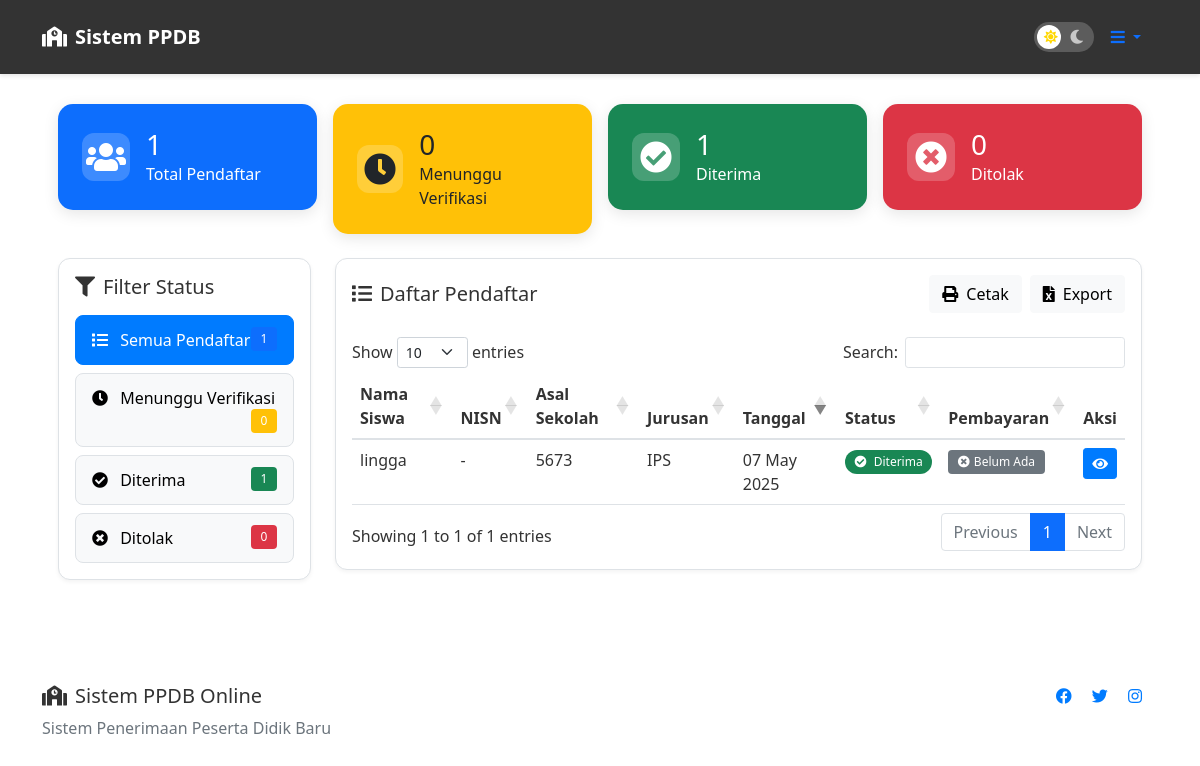
The page /dashboard (signed in) on the database as committed earlier.
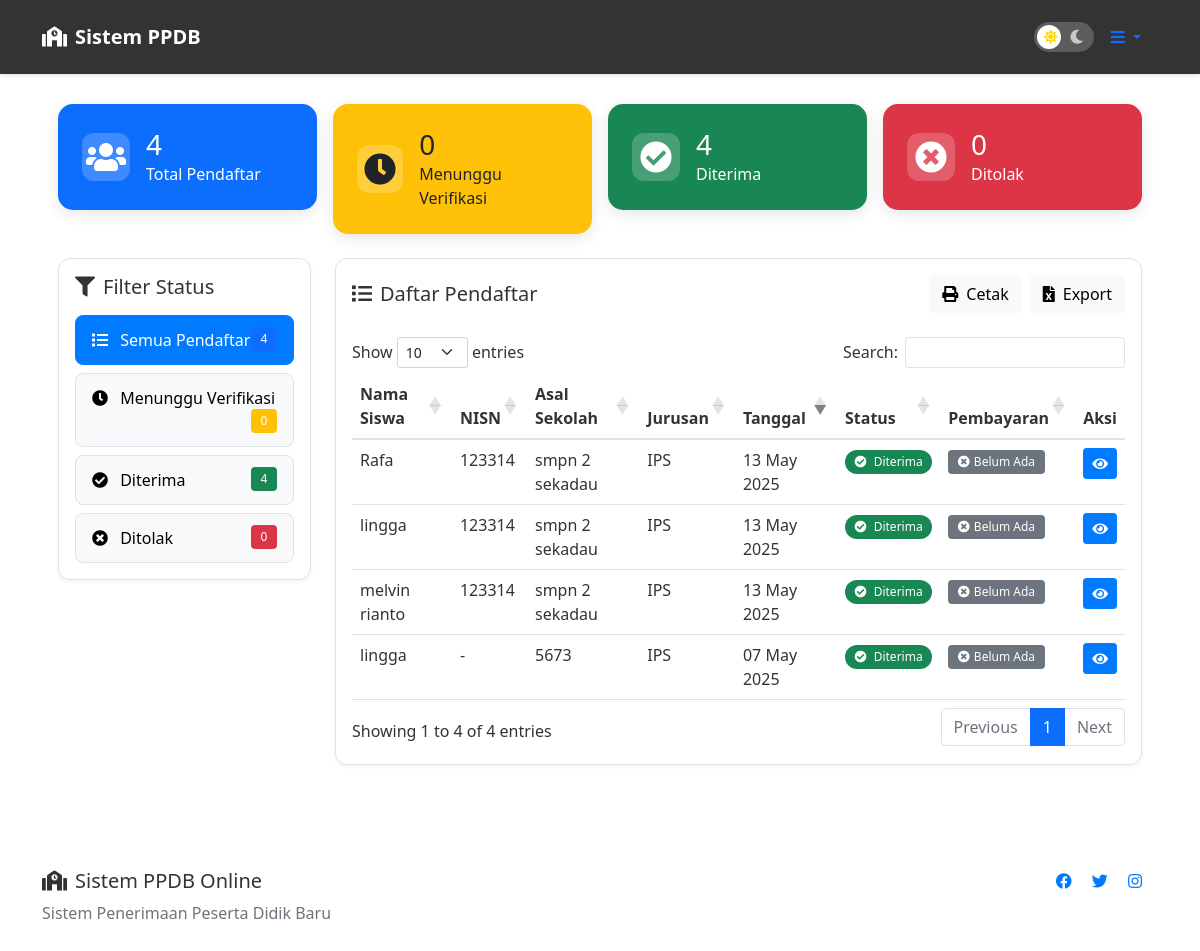
The same page on the database as committed later.
### app/models.py (models this page shows, shortened)
class Form(db.Model):
    id = db.Column(db.Integer, primary_key=True)
    user_id = db.Column(db.Integer, db.ForeignKey('user.id'), nullable=False)
    form_data = db.Column(db.Text, nullable=False)
    status = db.Column(db.String(20), default='pending')
    timestamp = db.Column(db.DateTime, default=datetime.utcnow)
    akta_kelahiran = db.Column(db.String(255))
    kartu_keluarga = db.Column(db.String(255))
    ijazah_smp = db.Column(db.String(255))
    foto_siswa = db.Column(db.String(255))
    ktp_ortu = db.Column(db.String(255))
    nisn_doc = db.Column(db.String(255))
    nilai_rapor = db.Column(db.String(255))
    sertifikat_prestasi = db.Column(db.String(255))
    gender = db.Column(db.String(10))
    jurusan = db.Column(db.String(20))
    payment_proof = db.Column(db.String(255))  # Untuk menyimpan bukti pembayaran
    payment_status = db.Column(db.String(20), default='unpaid')  # unpaid/paid/confirmed
    @property
    def parsed_form_data(self):
        try:
            if isinstance(self.form_data, str):
                return json.loads(self.form_data)
            return self.form_data
        except:
            return {}

class User(UserMixin, db.Model):
    id = db.Column(db.Integer, primary_key=True)
    username = db.Column(db.String(80), unique=True, nullable=False)
    password = db.Column(db.String(120), nullable=False)
    name = db.Column(db.String(100), nullable=False)
    role = db.Column(db.String(10), default='user')
    forms = db.relationship('Form', backref='user', lazy=True)

### app/routes/main.py (the view, shortened to what this page needs)
@main.route('/dashboard')
@login_required
def dashboard():
    if current_user.role == 'admin':
        forms = Form.query.all()
        return render_template('dashboard_admin.html', forms=forms)

### app/templates/dashboard_admin.html (shortened to what this page needs)
{% extends "base.html" %}
{% block content %}
<div class="dashboard-container">
    <div class="stats-header mb-4">
        <div class="row g-3">
            <div class="col-sm-6 col-xl-3">
                <div class="stat-card bg-primary text-white">
                    <div class="d-flex align-items-center">
                        <div class="stat-icon">
                            <i class="fas fa-users fa-2x"></i>
                        </div>
                        <div class="stat-content ms-3">
                            <h3 class="mb-0">{{ forms|length }}</h3>
                            <p class="mb-0">Total Pendaftar</p>
                        </div>
                    </div>
                </div>
            </div>
            <div class="col-sm-6 col-xl-3">
                <div class="stat-card bg-warning text-dark">
                    <div class="d-flex align-items-center">
                        <div class="stat-icon">
                            <i class="fas fa-clock fa-2x"></i>
                        </div>
                        <div class="stat-content ms-3">
                            <h3 class="mb-0">{{ forms|selectattr('status', 'equalto', 'pending')|list|length }}</h3>
                            <p class="mb-0">Menunggu Verifikasi</p>
                        </div>
                    </div>
                </div>
            </div>
            <div class="col-sm-6 col-xl-3">
                <div class="stat-card bg-success text-white">
                    <div class="d-flex align-items-center">
                        <div class="stat-icon">
                            <i class="fas fa-check-circle fa-2x"></i>
                        </div>
                        <div class="stat-content ms-3">
                            <h3 class="mb-0">{{ forms|selectattr('status', 'equalto', 'accepted')|list|length }}</h3>
                            <p class="mb-0">Diterima</p>
                        </div>
                    </div>
                </div>
            </div>
            <div class="col-sm-6 col-xl-3">
                <div class="stat-card bg-danger text-white">
                    <div class="d-flex align-items-center">
                        <div class="stat-icon">
                            <i class="fas fa-times-circle fa-2x"></i>
                        </div>
                        <div class="stat-content ms-3">
                            <h3 class="mb-0">{{ forms|selectattr('status', 'equalto', 'rejected')|list|length }}</h3>
                            <p class="mb-0">Ditolak</p>
                        </div>
                    </div>
                </div>
            </div>
        </div>
    </div>
    <div class="row g-4">
        <div class="col-md-3">
            <div class="card">
                <div class="card-body">
                    <h5 class="card-title mb-3">
                        <i class="fas fa-filter me-2"></i>Filter Status
                    </h5>
                    <div class="filter-list d-flex flex-column gap-2">
                        <button class="filter-item btn btn-light w-100 text-start active" data-filter="all">
                            <i class="fas fa-list me-2"></i>
                            <span>Semua Pendaftar</span>
                            <span class="badge bg-primary float-end">{{ forms|length }}</span>
                        </button>
                        <button class="filter-item btn btn-light w-100 text-start" data-filter="Menunggu">
                            <i class="fas fa-clock me-2"></i>
                            <span>Menunggu Verifikasi</span>
                            <span class="badge bg-warning float-end">{{ forms|selectattr('status', 'equalto', 'pending')|list|length }}</span>
                        </button>
                        <button class="filter-item btn btn-light w-100 text-start" data-filter="Diterima">
                            <i class="fas fa-check-circle me-2"></i>
                            <span>Diterima</span>
                            <span class="badge bg-success float-end">{{ forms|selectattr('status', 'equalto', 'accepted')|list|length }}</span>
                        </button>
                        <button class="filter-item btn btn-light w-100 text-start" data-filter="Ditolak">
                            <i class="fas fa-times-circle me-2"></i>
                            <span>Ditolak</span>
                            <span class="badge bg-danger float-end">{{ forms|selectattr('status', 'equalto', 'rejected')|list|length }}</span>
                        </button>
                    </div>
                </div>
            </div>
        </div>
        <div class="col-md-9">
            <div class="card">
                <div class="card-body">
                    <div class="d-flex justify-content-between align-items-center mb-4">
                        <h5 class="card-title mb-0">
                            <i class="fas fa-list me-2"></i>Daftar Pendaftar
                        </h5>
                        <div class="d-flex gap-2">
                            <button class="btn btn-light" onclick="window.print()">
                                <i class="fas fa-print me-2"></i>Cetak
                            </button>
                            <button class="btn btn-light" onclick="exportToExcel()">
                                <i class="fas fa-file-excel me-2"></i>Export
                            </button>
                        </div>
                    </div>
                    <div class="table-responsive">
                        <table id="applicationsTable" class="table table-hover">
                            <thead>
                                <tr>
                                    <th>Nama Siswa</th>
                                    <th>NISN</th>
                                    <th>Asal Sekolah</th>
                                    <th>Jurusan</th>
                                    <th>Tanggal</th>
                                    <th>Status</th>
                                    <th>Pembayaran</th>
                                    <th>Aksi</th>
                                </tr>
                            </thead>
                            <tbody>
                                {% for form in forms %}
                                <tr>
                                    <td>{{ form.user.name }}</td>
                                    <td>{{ form.parsed_form_data.get('nisn', '-') }}</td>
                                    <td>{{ form.parsed_form_data.get('previous_school', '-') }}</td>
                                    <td>{{ "IPA" if form.parsed_form_data.get('jurusan') == 'ipa' else "IPS" }}</td>
                                    <td>{{ form.timestamp.strftime('%d %b %Y') }}</td>
                                    <td>
                                        <span class="badge rounded-pill bg-{{
                                            'warning' if form.status == 'pending'
                                            else 'success' if form.status == 'accepted'
                                            else 'danger'
                                        }}">
                                            <i class="fas fa-{{
                                                'clock' if form.status == 'pending'
                                                else 'check-circle' if form.status == 'accepted'
                                                else 'times-circle'
                                            }} me-1"></i>
                                            {{
                                                'Menunggu' if form.status == 'pending'
                                                else 'Diterima' if form.status == 'accepted'
                                                else 'Ditolak'
                                            }}
                                        </span>
                                    </td>
                                    <td>
                                        {% if form.payment_status == 'confirmed' %}
                                            <span class="badge bg-success">
                                                <i class="fas fa-check-circle me-1"></i>Terverifikasi
                                            </span>
                                        {% elif form.payment_proof %}
                                            <span class="badge bg-warning">
                                                <i class="fas fa-clock me-1"></i>Menunggu
                                            </span>
                                        {% else %}
                                            <span class="badge bg-secondary">
                                                <i class="fas fa-times-circle me-1"></i>Belum Ada
                                            </span>
                                        {% endif %}
                                    </td>
                                    <td>
                                        <div class="btn-group">
                                            <button type="button" class="btn btn-sm btn-primary" data-bs-toggle="modal" data-bs-target="#detailModal{{ form.id }}">
                                                <i class="fas fa-eye"></i>
                                            </button>
                                        </div>
                                    </td>
                                </tr>
                                {% endfor %}
                            </tbody>
                        </table>
                    </div>
                </div>
            </div>
        </div>
    </div>
</div>
{% endblock %}

### app/templates/base.html (shortened to what this page needs)
<!DOCTYPE html>
<html lang="id" data-theme="light">
<head>
    <link href="https://cdn.jsdelivr.net/npm/bootstrap@5.1.3/dist/css/bootstrap.min.css" rel="stylesheet">
    <link rel="stylesheet" href="https://cdnjs.cloudflare.com/ajax/libs/font-awesome/5.15.4/css/all.min.css">
    <link rel="stylesheet" href="{{ url_for('static', filename='css/style.css') }}">
    <link rel="stylesheet" href="https://cdnjs.cloudflare.com/ajax/libs/bootstrap-datepicker/1.9.0/css/bootstrap-datepicker.min.css">
    <link rel="stylesheet" type="text/css" href="https://cdn.datatables.net/1.11.5/css/dataTables.bootstrap5.min.css">
    <link rel="stylesheet" type="text/css" href="https://cdn.datatables.net/responsive/2.2.9/css/responsive.bootstrap5.min.css">
    <link rel="stylesheet" href="https://cdnjs.cloudflare.com/ajax/libs/animate.css/4.1.1/animate.min.css">
    <link href="https://unpkg.com/aos@2.3.1/dist/aos.css" rel="stylesheet">
</head>
<body>
    <div class="toast-container position-fixed top-0 end-0 p-3">
    </div>
<nav class="navbar navbar-expand-lg navbar-dark fixed-top">
    <div class="container">
        <a class="navbar-brand d-flex align-items-center" href="{{ url_for('main.index') }}">
            <i class="fas fa-school me-2"></i>
            <span>Sistem PPDB</span>
        </a>
        <div class="d-flex align-items-center">
            <div class="theme-switch-wrapper">
                <label class="theme-switch" for="theme-toggle">
                    <span class="theme-icon">
                        <i class="fas fa-sun light-icon"></i>
                        <i class="fas fa-moon dark-icon"></i>
                    </span>
                </label>
            </div>
            {% if current_user.is_authenticated %}
                <div class="dropdown">
                    <button class="btn btn-link nav-link dropdown-toggle" type="button" id="userMenu" data-bs-toggle="dropdown" aria-expanded="false">
                        <i class="fas fa-bars"></i>
                    </button>
                </div>
            {% endif %}
        </div>
    </div>
</nav>
    <main class="main-content">
        <div class="container mt-5 pt-4">
            {% block content %}{% endblock %}
        </div>
    </main>
    <footer class="footer mt-5">
        <div class="container">
            <div class="row py-4">
                <div class="col-md-6">
                    <h5><i class="fas fa-school me-2"></i>Sistem PPDB Online</h5>
                    <p class="text-muted">Sistem Penerimaan Peserta Didik Baru</p>
                </div>
                <div class="col-md-6 text-md-end">
                    <div class="social-links">
                        <a href="#" class="me-3"><i class="fab fa-facebook"></i></a>
                        <a href="#" class="me-3"><i class="fab fa-twitter"></i></a>
                        <a href="#" class="me-3"><i class="fab fa-instagram"></i></a>
                    </div>
                </div>
            </div>
        </div>
    </footer>
</body>
</html>

Rows that differ between the two databases and show on the page:
added Form: user.name "Rafa", parsed_form_data.get "123314", parsed_form_data.get "smpn 2 sekadau", form_data "IPS", timestamp "13 May 2025", status "Diterima", shows "Belum Ada"
added Form: user.name "lingga", parsed_form_data.get "123314", parsed_form_data.get "smpn 2 sekadau", form_data "IPS", timestamp "13 May 2025", status "Diterima", shows "Belum Ada"
added Form: user.name "melvin rianto", parsed_form_data.get "123314", parsed_form_data.get "smpn 2 sekadau", form_data "IPS", timestamp "13 May 2025", status "Diterima", shows "Belum Ada"
Other text that changed with them:
text written by a page script: "Show entries Search: Showing 1 to 1 of 1 entries Previous 1 Next" → "Show entries Search: Showing 1 to 4 of 4 entries Previous 1 Next"
text no longer shown: "1 1 1 1"
text now shown: "4 4 4 4"
